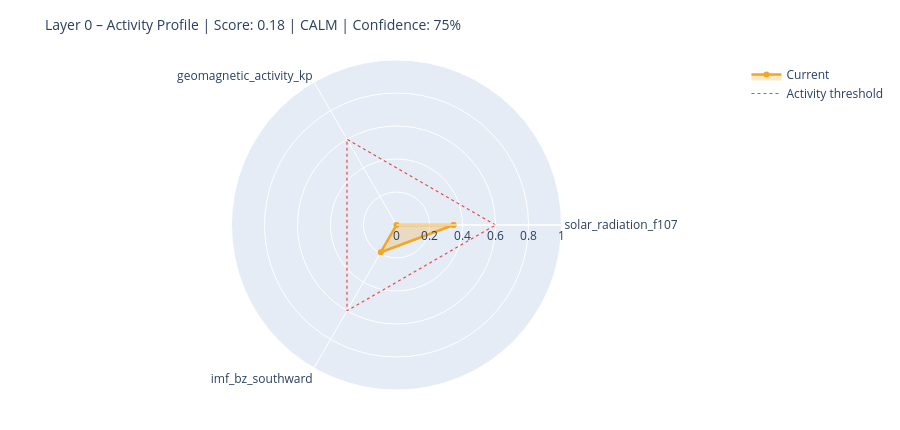

The cell this chart's notebook holds for it:
### Markdown cell above
---
## 6. State Assessment & Handoff to Layer 1

### Code cell
# ============================================================
# STEP 1 – Collect raw values with source modes
# Mode: 'primary' | 'fallback_3h' | 'last_valid' | 'missing'
# ============================================================

def safe_last(df, col):
    if df is None or col not in df.columns: return None
    s = df[col].dropna()
    return float(s.iloc[-1]) if not s.empty else None

f107_now = safe_last(df_f107, 'f10.7')
bz_now   = safe_last(df_mag,  'bz_gsm')
kp_now   = safe_last(df_kp,   'kp')
sw_now   = safe_last(df_sw,   'speed')

source_modes = {
    'F10.7':    'primary'  if f107_now is not None else 'missing',
    'Kp':       'primary'  if kp_now   is not None else 'missing',
    'IMF_Bz':   'primary'  if bz_now   is not None else 'missing',
    'SW_speed': 'primary'  if sw_now   is not None else 'missing',
}

# Kp Fallback – 3h endpoint
if kp_now is None:
    try:
        r = requests.get(
            'https://services.swpc.noaa.gov/json/noaa-planetary-k-index.json',
            timeout=10)
        r.raise_for_status()
        fb = pd.DataFrame(r.json())
        tc = next((c for c in fb.columns if 'time' in c.lower()), fb.columns[0])
        kc = next((c for c in fb.columns if 'kp' in c.lower() and c != tc), None)
        if kc:
            fb[kc] = fb[kc].astype(str).str.extract(r'([0-9]+(?:\.[0-9]*)?)')[0]
            fb[kc] = pd.to_numeric(fb[kc], errors='coerce')
            fb = fb[fb[kc] >= 0].dropna(subset=[kc])
            if not fb.empty:
                kp_now = float(fb[kc].iloc[-1])
                source_modes['Kp'] = 'fallback_3h'
                print(f'  Kp fallback (3h): {kp_now:.1f}')
    except Exception as e:
        print(f'  Kp fallback failed: {e}')

# Solar Wind Fallback – last valid value
if sw_now is None and df_sw is not None and 'speed' in df_sw.columns:
    s = df_sw['speed'].dropna()
    if not s.empty:
        sw_now = float(s.iloc[-1])
        source_modes['SW_speed'] = 'last_valid'
        print(f'  SW fallback (last_valid): {sw_now:.0f} km/s')

print()
print('Source modes:', source_modes)

# ============================================================
# STEP 2 – Score from available components only
# ============================================================

def norm(v, lo, hi):
    if v is None: return None
    return max(0.0, min(1.0, (v - lo) / (hi - lo)))

COMPONENTS = {
    'solar_radiation_f107':    (f107_now, norm(f107_now, 60, 250)),
    'geomagnetic_activity_kp': (kp_now,   norm(kp_now,   0,   9)),
    'imf_bz_southward':        (bz_now,   norm(-(bz_now or 0) if bz_now else None, -5, 30)
                                           if bz_now is not None else None),
    'solar_wind_speed':        (sw_now,   norm(sw_now, 300, 800)),
}

available   = {k: v[1] for k, v in COMPONENTS.items() if v[1] is not None}
unavailable = [k for k, v in COMPONENTS.items() if v[1] is None]

layer0_score = round(sum(available.values()) / len(available), 4) if available else None
confidence   = round(len(available) / len(COMPONENTS), 2)

level = ('unknown'  if layer0_score is None
         else 'calm'     if layer0_score < 0.3
         else 'moderate' if layer0_score < 0.6
         else 'active')

# ============================================================
# STEP 3 – Dominant Driver
# ============================================================

def dominant_driver(kp, f107, bz, sw):
    candidates = []
    if kp   is not None and kp   >= 4:   candidates.append(('geomagnetic',    kp / 9))
    if sw   is not None and sw   >= 500:  candidates.append(('solar_wind',     sw / 800))
    if bz   is not None and bz   <= -5:   candidates.append(('imf_southward',  abs(bz) / 30))
    if f107 is not None and f107 >= 150:  candidates.append(('solar_radiation',f107 / 250))
    return max(candidates, key=lambda x: x[1])[0] if candidates else 'none'

driver = dominant_driver(kp_now, f107_now, bz_now, sw_now)

# ============================================================
# STEP 4 – Downstream expectations
# ============================================================

def downstream_expectation(driver, score, kp, bz, f107):
    exp = {
        'magnetosphere':        'calm',
        'ionosphere':           'calm',
        'schumann_resonance':   'unchanged',
        'lithosphere_currents': 'low',
    }
    if driver == 'geomagnetic' or (kp and kp >= 5):
        exp['magnetosphere']        = 'compressed / storm'
        exp['ionosphere']           = 'elevated disturbance (TEC variability)'
        exp['schumann_resonance']   = 'elevated amplitude possible'
        exp['lithosphere_currents'] = 'elevated induction currents'
    elif driver == 'imf_southward' or (bz and bz <= -5):
        exp['magnetosphere']        = 'energy coupling active'
        exp['ionosphere']           = 'elevated electron density possible'
        exp['schumann_resonance']   = 'slight modulation possible'
    elif driver == 'solar_radiation' or (f107 and f107 >= 150):
        exp['ionosphere']           = 'elevated ionization (F-layer)'
        exp['schumann_resonance']   = 'slightly elevated background activity'
    return exp

downstream = downstream_expectation(driver, layer0_score, kp_now, bz_now, f107_now)

# ============================================================
# CONSOLE OUTPUT
# ============================================================

W = 58
print('=' * W)
print('LAYER 0 – STATE ASSESSMENT')
print('=' * W)
for name, (raw_v, score_v) in COMPONENTS.items():
    if score_v is not None:
        bar = '█' * int(score_v * 20) + '░' * (20 - int(score_v * 20))
        print(f'  {name:<35}  {bar}  {score_v:.2f}')
    else:
        print(f'  {name:<35}  {"─" * 20}  n/a')
print('-' * W)
print(f'  Score ({len(available)}/{len(COMPONENTS)} components):  {layer0_score:.3f}')
print(f'  Confidence:         {confidence:.0%}')
print(f'  Level:              {level.upper()}')
print(f'  Dominant Driver:    {driver}')

# Radar chart
cats = list(available.keys())
vals = list(available.values())
if len(cats) >= 3:
    fig = go.Figure()
    fig.add_trace(go.Scatterpolar(
        r=vals + [vals[0]], theta=cats + [cats[0]],
        fill='toself', fillcolor='rgba(242,166,35,0.25)',
        line=dict(color='#F2A623', width=2.5), name='Current'
    ))
    fig.add_trace(go.Scatterpolar(
        r=[0.6] * (len(cats) + 1), theta=cats + [cats[0]],
        line=dict(color='#E24B4A', dash='dot', width=1.2),
        mode='lines', name='Activity threshold'
    ))
    fig.update_layout(
        title=dict(text=f'Layer 0 – Activity Profile | Score: {layer0_score:.2f} | {level.upper()} | Confidence: {confidence:.0%}',
                   font=dict(size=14)),
        polar=dict(radialaxis=dict(visible=True, range=[0, 1])),
        height=430, showlegend=True,
        margin=dict(l=60, r=60, t=60, b=40)
    )
    fig.show()

### Figure 1 — Plotly figure (JSON) as saved in the notebook; plotly's stock layout.template omitted (floating-point values rounded to 4 significant figures)
{"data": [{"fill": "toself", "fillcolor": "rgba(242,166,35,0.25)", "line": {"color": "#F2A623", "width": 2.5}, "name": "Current", "r": [0.3457, 0.0, 0.1906, 0.3457], "theta": ["solar_radiation_f107", "geomagnetic_activity_kp", "imf_bz_southward", "solar_radiation_f107"], "type": "scatterpolar"}, {"line": {"color": "#E24B4A", "dash": "dot", "width": 1.2}, "mode": "lines", "name": "Activity threshold", "r": [0.6, 0.6, 0.6, 0.6], "theta": ["solar_radiation_f107", "geomagnetic_activity_kp", "imf_bz_southward", "solar_radiation_f107"], "type": "scatterpolar"}], "layout": {"height": 430, "margin": {"b": 40, "l": 60, "r": 60, "t": 60}, "polar": {"radialaxis": {"range": [0, 1], "visible": true}}, "showlegend": true, "title": {"font": {"size": 14}, "text": "Layer 0 – Activity Profile | Score: 0.18 | CALM | Confidence: 75%"}}}
